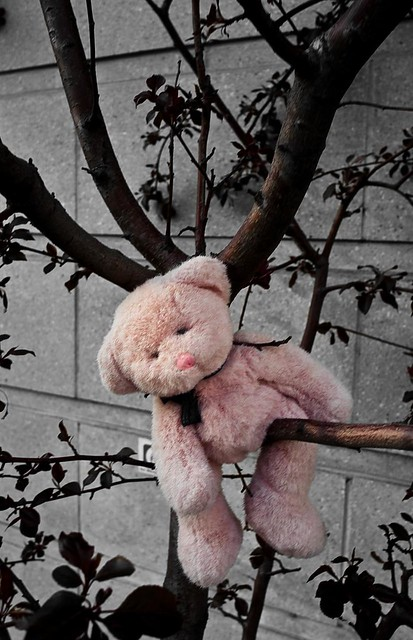
#> input picture wallaroo-model-operations-tutorials/model-deploy/packaging-and-deployment-by-framework/hugging-face/hf-clip-vit-base/data/bear-in-tree.jpg, 413 x 640 px
$ jupyter execute --allow-errors clip-vit-hugging-face.ipynb
#> lines starting #> are read from the running program, lines starting #| are printed output that depends on the picture
This tutorial and the assets can be downloaded as part of the [Wallaroo Tutorials repository](https://github.com/WallarooLabs/Wallaroo_Tutorials/blob/wallaroo2025.1_tutorials/wallaroo-model-operations-tutorials/model-deploy/packaging-and-deployment-by-framework/hugging-face/hf-clip-vit-base).

## CLIP ViT-B/32 Transformer Demonstration with Wallaroo

The following tutorial demonstrates deploying and performing sample inferences with the Hugging Face CLIP ViT-B/32 Transformer model.

### Prerequisites

This tutorial is geared towards the Wallaroo version 2023.2.1 and above.  The model `clip-vit-base-patch-32.zip` must be downloaded and placed into the `./models` directory.  This is available from the following URL:

[https://storage.googleapis.com/wallaroo-public-data/hf-clip-vit-b32/clip-vit-base-patch-32.zip](https://storage.googleapis.com/wallaroo-public-data/hf-clip-vit-b32/clip-vit-base-patch-32.zip)

If performing this tutorial from outside the Wallaroo JupyterHub environment, install the [Wallaroo SDK](https://pypi.org/project/wallaroo/).

## Steps

### Imports

The first step is to import the libraries used for the example.

[cell 1]
import json
import os
import requests

import wallaroo
from wallaroo.pipeline   import Pipeline
from wallaroo.deployment_config import DeploymentConfigBuilder
from wallaroo.framework import Framework
from wallaroo.object import EntityNotFoundError

import pyarrow as pa
import numpy as np
import pandas as pd

from PIL import Image

### Connect to the Wallaroo Instance

The first step is to connect to Wallaroo through the Wallaroo client.  The Python library is included in the Wallaroo install and available through the Jupyter Hub interface provided with your Wallaroo environment.

This is accomplished using the `wallaroo.Client()` command, which provides a URL to grant the SDK permission to your specific Wallaroo environment.  When displayed, enter the URL into a browser and confirm permissions.  Store the connection into a variable that can be referenced later.

If logging into the Wallaroo instance through the internal JupyterHub service, use `wl = wallaroo.Client()`.  For more information on Wallaroo Client settings, see the [Client Connection guide](https://docs.wallaroo.ai/wallaroo-developer-guides/wallaroo-sdk-guides/wallaroo-sdk-essentials-guide/wallaroo-sdk-essentials-client/).

#> (a cell that did not finish here is left out)

### Set Workspace and Pipeline

The next step is to create the Wallaroo workspace and pipeline used for the inference requests.

* References
  * [Wallaroo SDK Essentials Guide: Workspace Management](https://docs.wallaroo.ai/wallaroo-developer-guides/wallaroo-sdk-guides/wallaroo-sdk-essentials-guide/wallaroo-sdk-essentials-workspace/)
  * [Wallaroo SDK Essentials Guide: Pipeline Management](https://docs.wallaroo.ai/wallaroo-developer-guides/wallaroo-sdk-guides/wallaroo-sdk-essentials-guide/wallaroo-sdk-essentials-pipelines/wallaroo-sdk-essentials-pipeline/)

[cell 3]
# create the workspace and pipeline

workspace_name = 'clip-demo'
pipeline_name = 'clip-demo'


#> (the rest of this cell did not finish here and is left out)

### Configure and Upload Model

The 🤗 Hugging Face model is uploaded to Wallaroo by defining the input and output schema, and specifying the model's framework as `wallaroo.framework.Framework.HUGGING_FACE_ZERO_SHOT_IMAGE_CLASSIFICATION`.

The data schemas are defined in Apache PyArrow Schema format.

The model is converted to the Wallaroo Containerized runtime after the upload is complete.

* References
  * [Wallaroo SDK Essentials Guide: Model Uploads and Registrations: Hugging Face](https://docs.wallaroo.ai/wallaroo-developer-guides/wallaroo-sdk-guides/wallaroo-sdk-essentials-guide/wallaroo-sdk-model-uploads/wallaroo-sdk-model-upload-hugging-face/)

#> (a cell that did not finish here is left out)

### Upload Model

#> (a cell that did not finish here is left out)

### Deploy Pipeline

With the model uploaded and prepared, we add the model as a pipeline step and deploy it.  For this example, we will allocate 4 Gi of RAM and 1 CPU to the model's use through the pipeline deployment configuration.

* References
  * [Wallaroo SDK Essentials Guide: Pipeline Deployment Configuration](https://docs.wallaroo.ai/wallaroo-developer-guides/wallaroo-sdk-guides/wallaroo-sdk-essentials-guide/wallaroo-sdk-essentials-pipelines/wallaroo-sdk-essentials-pipeline-deployment-config/)

#> (a cell that did not finish here is left out)

The pipeline is deployed with the specified engine deployment.

Because the model is converted to the Wallaroo Containerized Runtime, the deployment step may timeout with the `status` still as `Starting`.  If this occurs, wait an additional 60 seconds, then run the `pipeline.status()` cell.  Once the status is `Running`, the rest of the tutorial can proceed.

#> (a cell that did not finish here is left out)

[cell 8]
import time
time.sleep(20)
#> (the rest of this cell did not finish here and is left out)

### Run Inference

We verify the pipeline is deployed by checking the `status()`.

The sample images in the `./data` directory are converted into numpy arrays, and the candidate labels added as inputs.  Both are set as DataFrame arrays where the field `inputs` are the image values, and `candidate_labels` the labels.

[cell 9]
image_paths = [
    "./data/bear-in-tree.jpg",
    "./data/elephant-and-zebras.jpg",
    "./data/horse-and-dogs.jpg",
    "./data/kittens.jpg",
    "./data/remote-monitor.jpg"
]
images = []

for iu in image_paths:
    image = Image.open(iu)
#> image is the input picture: PIL image 413x640 RGB; mean R, G, B 92.2, 86.3, 85.6
    image = image.resize((640, 480)) # fixed image dimensions
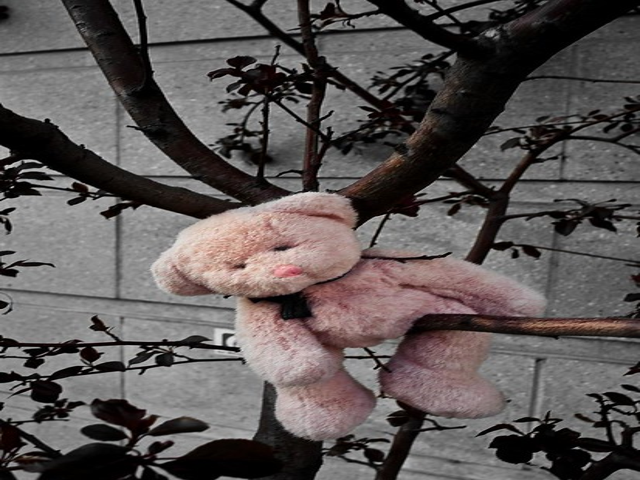
#> image: PIL image 640x480 RGB; mean R, G, B 92.2, 86.3, 85.6
#> pass 3 of the loop `for iu in image_paths:`:
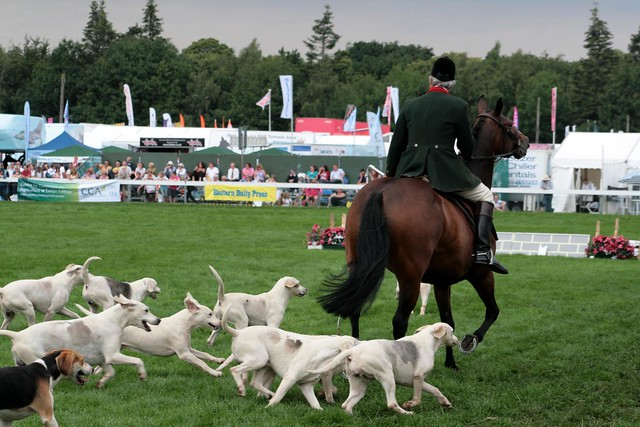
#> input picture wallaroo-model-operations-tutorials/model-deploy/packaging-and-deployment-by-framework/hugging-face/hf-clip-vit-base/data/horse-and-dogs.jpg, 640 x 427 px
#> image is the input picture: PIL image 640x427 RGB; mean R, G, B 103.9, 114.2, 92.7
#> `image = image.resize((640, 480))`:
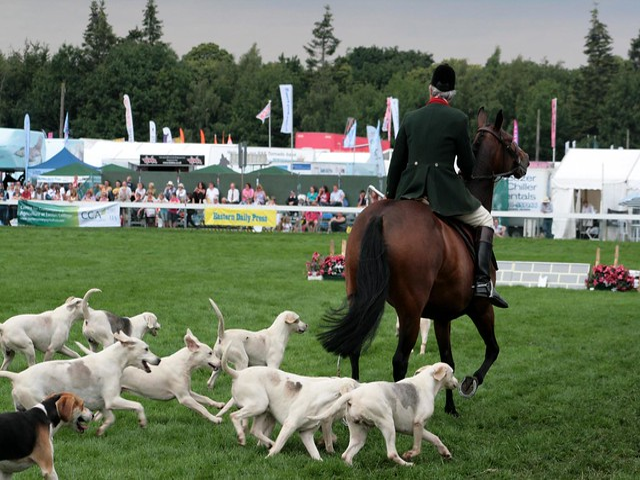
#> image: PIL image 640x480 RGB; mean R, G, B 103.9, 114.2, 92.7
#> the loop made 5 passes; the first 3 are shown
    images.append(np.array(image))

dataframe = pd.DataFrame({"images": images})
